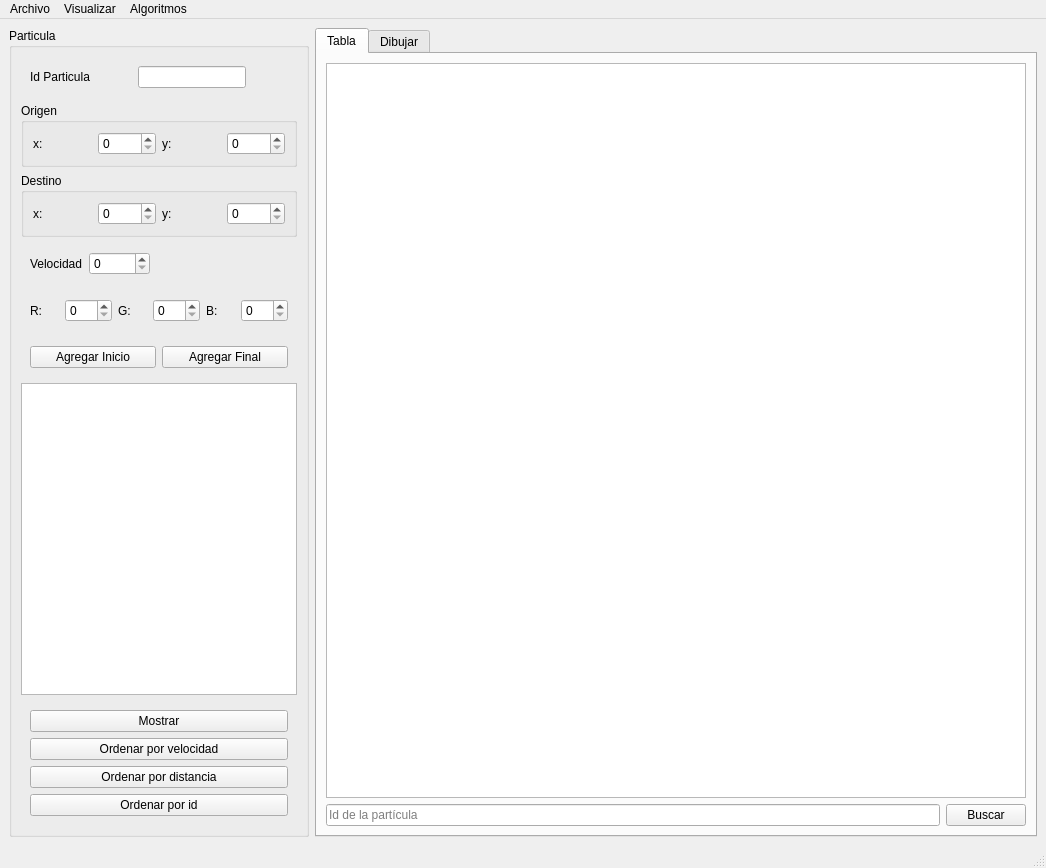
<?xml version="1.0" encoding="UTF-8"?>
<ui version="4.0">
 <class>MainWindow</class>
 <widget class="QMainWindow" name="MainWindow">
  <property name="geometry">
   <rect>
    <x>0</x>
    <y>0</y>
    <width>1046</width>
    <height>868</height>
   </rect>
  </property>
  <property name="windowTitle">
   <string>MainWindow</string>
  </property>
  <widget class="QWidget" name="centralwidget">
   <layout class="QGridLayout" name="gridLayout">
    <item row="0" column="0">
     <widget class="QGroupBox" name="groupBox">
      <property name="maximumSize">
       <size>
        <width>300</width>
        <height>16777215</height>
       </size>
      </property>
      <property name="title">
       <string>Particula</string>
      </property>
      <layout class="QVBoxLayout" name="verticalLayout_2">
       <item>
        <widget class="QWidget" name="widget_6" native="true">
         <layout class="QHBoxLayout" name="horizontalLayout_5">
          <item>
           <widget class="QLabel" name="label_7">
            <property name="text">
             <string>Id Particula</string>
            </property>
           </widget>
          </item>
          <item>
           <spacer name="horizontalSpacer_2">
            <property name="orientation">
             <enum>Qt::Horizontal</enum>
            </property>
            <property name="sizeHint" stdset="0">
             <size>
              <width>40</width>
              <height>20</height>
             </size>
            </property>
           </spacer>
          </item>
          <item>
           <widget class="QLineEdit" name="id_lineEdit"/>
          </item>
          <item>
           <spacer name="horizontalSpacer">
            <property name="orientation">
             <enum>Qt::Horizontal</enum>
            </property>
            <property name="sizeHint" stdset="0">
             <size>
              <width>40</width>
              <height>20</height>
             </size>
            </property>
           </spacer>
          </item>
         </layout>
        </widget>
       </item>
       <item>
        <widget class="QGroupBox" name="groupBox_2">
         <property name="title">
          <string>Origen</string>
         </property>
         <layout class="QHBoxLayout" name="horizontalLayout_3">
          <item>
           <widget class="QLabel" name="label_8">
            <property name="text">
             <string>x:</string>
            </property>
           </widget>
          </item>
          <item>
           <widget class="QSpinBox" name="origenX_spinBox">
            <property name="maximum">
             <number>500</number>
            </property>
           </widget>
          </item>
          <item>
           <widget class="QLabel" name="label_9">
            <property name="text">
             <string>y:</string>
            </property>
           </widget>
          </item>
          <item>
           <widget class="QSpinBox" name="origenY_spinBox">
            <property name="maximum">
             <number>500</number>
            </property>
           </widget>
          </item>
         </layout>
        </widget>
       </item>
       <item>
        <widget class="QGroupBox" name="groupBox_3">
         <property name="title">
          <string>Destino</string>
         </property>
         <layout class="QHBoxLayout" name="horizontalLayout_4">
          <item>
           <widget class="QLabel" name="label">
            <property name="text">
             <string>x:</string>
            </property>
           </widget>
          </item>
          <item>
           <widget class="QSpinBox" name="destinoX_spinBox">
            <property name="maximum">
             <number>500</number>
            </property>
           </widget>
          </item>
          <item>
           <widget class="QLabel" name="label_2">
            <property name="text">
             <string>y:</string>
            </property>
           </widget>
          </item>
          <item>
           <widget class="QSpinBox" name="destinoY_spinBox">
            <property name="maximum">
             <number>500</number>
            </property>
           </widget>
          </item>
         </layout>
        </widget>
       </item>
       <item>
        <widget class="QWidget" name="widget_7" native="true">
         <layout class="QHBoxLayout" name="horizontalLayout_6">
          <item>
           <widget class="QLabel" name="label_3">
            <property name="text">
             <string>Velocidad</string>
            </property>
           </widget>
          </item>
          <item>
           <widget class="QSpinBox" name="velocidad_spinBox">
            <property name="maximum">
             <number>10000</number>
            </property>
            <property name="displayIntegerBase">
             <number>10</number>
            </property>
           </widget>
          </item>
          <item>
           <spacer name="horizontalSpacer_3">
            <property name="orientation">
             <enum>Qt::Horizontal</enum>
            </property>
            <property name="sizeHint" stdset="0">
             <size>
              <width>40</width>
              <height>20</height>
             </size>
            </property>
           </spacer>
          </item>
         </layout>
        </widget>
       </item>
       <item>
        <widget class="QWidget" name="widget" native="true">
         <layout class="QHBoxLayout" name="horizontalLayout">
          <item>
           <widget class="QLabel" name="label_4">
            <property name="text">
             <string>R:</string>
            </property>
           </widget>
          </item>
          <item>
           <widget class="QSpinBox" name="red_spinBox">
            <property name="maximum">
             <number>255</number>
            </property>
           </widget>
          </item>
          <item>
           <widget class="QLabel" name="label_5">
            <property name="text">
             <string>G:</string>
            </property>
           </widget>
          </item>
          <item>
           <widget class="QSpinBox" name="green_spinBox">
            <property name="maximum">
             <number>255</number>
            </property>
           </widget>
          </item>
          <item>
           <widget class="QLabel" name="label_6">
            <property name="text">
             <string>B:</string>
            </property>
           </widget>
          </item>
          <item>
           <widget class="QSpinBox" name="blue__spinBox">
            <property name="maximum">
             <number>255</number>
            </property>
           </widget>
          </item>
         </layout>
        </widget>
       </item>
       <item>
        <widget class="QWidget" name="widget_3" native="true">
         <layout class="QHBoxLayout" name="horizontalLayout_2">
          <item>
           <widget class="QPushButton" name="agregar_inicio_pushButton">
            <property name="text">
             <string>Agregar Inicio</string>
            </property>
           </widget>
          </item>
          <item>
           <widget class="QPushButton" name="agregar_final_pushButton">
            <property name="text">
             <string>Agregar Final</string>
            </property>
           </widget>
          </item>
         </layout>
        </widget>
       </item>
       <item>
        <widget class="QPlainTextEdit" name="out_plainTextEdit">
         <property name="minimumSize">
          <size>
           <width>100</width>
           <height>100</height>
          </size>
         </property>
        </widget>
       </item>
       <item>
        <widget class="QWidget" name="widget_2" native="true">
         <layout class="QVBoxLayout" name="verticalLayout">
          <item>
           <widget class="QPushButton" name="mostrar_pushButton">
            <property name="text">
             <string>Mostrar</string>
            </property>
           </widget>
          </item>
          <item>
           <widget class="QPushButton" name="ordenar_por_velocidad_pushButton">
            <property name="text">
             <string>Ordenar por velocidad</string>
            </property>
           </widget>
          </item>
          <item>
           <widget class="QPushButton" name="ordenar_por_distancia_pushButton">
            <property name="text">
             <string>Ordenar por distancia</string>
            </property>
           </widget>
          </item>
          <item>
           <widget class="QPushButton" name="ordenar_por_id_pushButton">
            <property name="text">
             <string>Ordenar por id</string>
            </property>
           </widget>
          </item>
         </layout>
        </widget>
       </item>
      </layout>
     </widget>
    </item>
    <item row="0" column="1">
     <widget class="QTabWidget" name="tabWidget">
      <property name="currentIndex">
       <number>0</number>
      </property>
      <widget class="QWidget" name="tabla_tab">
       <attribute name="title">
        <string>Tabla</string>
       </attribute>
       <layout class="QGridLayout" name="gridLayout_3">
        <item row="0" column="0" colspan="3">
         <widget class="QTableWidget" name="tabla_tableWidget"/>
        </item>
        <item row="1" column="1" colspan="2">
         <widget class="QPushButton" name="buscar_pushButton">
          <property name="text">
           <string>Buscar</string>
          </property>
         </widget>
        </item>
        <item row="1" column="0">
         <widget class="QLineEdit" name="buscar_lineEdit">
          <property name="text">
           <string/>
          </property>
          <property name="placeholderText">
           <string>Id de la partícula</string>
          </property>
         </widget>
        </item>
       </layout>
      </widget>
      <widget class="QWidget" name="tab_5">
       <attribute name="title">
        <string>Dibujar</string>
       </attribute>
       <layout class="QGridLayout" name="gridLayout_4">
        <item row="0" column="0" colspan="2">
         <widget class="QGraphicsView" name="graphicsView"/>
        </item>
        <item row="2" column="1">
         <widget class="QPushButton" name="limpiar_pushButton">
          <property name="text">
           <string>Limpiar</string>
          </property>
         </widget>
        </item>
        <item row="2" column="0">
         <widget class="QPushButton" name="dibujar_pushButton">
          <property name="text">
           <string>Dibujar</string>
          </property>
         </widget>
        </item>
       </layout>
      </widget>
     </widget>
    </item>
   </layout>
  </widget>
  <widget class="QMenuBar" name="menubar">
   <property name="geometry">
    <rect>
     <x>0</x>
     <y>0</y>
     <width>1046</width>
     <height>26</height>
    </rect>
   </property>
   <widget class="QMenu" name="menuArchivo">
    <property name="title">
     <string>Archivo</string>
    </property>
    <addaction name="actionAbrir"/>
    <addaction name="actionGuardar"/>
   </widget>
   <widget class="QMenu" name="menuAlgotirmos">
    <property name="title">
     <string>Visualizar</string>
    </property>
    <addaction name="actionPuntos"/>
    <addaction name="actionGrafos"/>
   </widget>
   <widget class="QMenu" name="menuAlgoritmos">
    <property name="title">
     <string>Algoritmos</string>
    </property>
    <addaction name="actionPuntos_mas_cercanos"/>
   </widget>
   <addaction name="menuArchivo"/>
   <addaction name="menuAlgotirmos"/>
   <addaction name="menuAlgoritmos"/>
  </widget>
  <widget class="QStatusBar" name="statusbar"/>
  <action name="actionAbrir">
   <property name="text">
    <string>Abrir</string>
   </property>
   <property name="shortcut">
    <string>Ctrl+O</string>
   </property>
  </action>
  <action name="actionGuardar">
   <property name="text">
    <string>Guardar</string>
   </property>
   <property name="shortcut">
    <string>Ctrl+S</string>
   </property>
  </action>
  <action name="actionPuntos">
   <property name="text">
    <string>Puntos</string>
   </property>
   <property name="shortcut">
    <string>Ctrl+P</string>
   </property>
  </action>
  <action name="actionPuntos_mas_cercanos">
   <property name="text">
    <string>Puntos más cercanos</string>
   </property>
  </action>
  <action name="actionGrafos">
   <property name="text">
    <string>Grafos</string>
   </property>
   <property name="shortcut">
    <string>Ctrl+G</string>
   </property>
  </action>
 </widget>
 <resources/>
 <connections/>
</ui>
